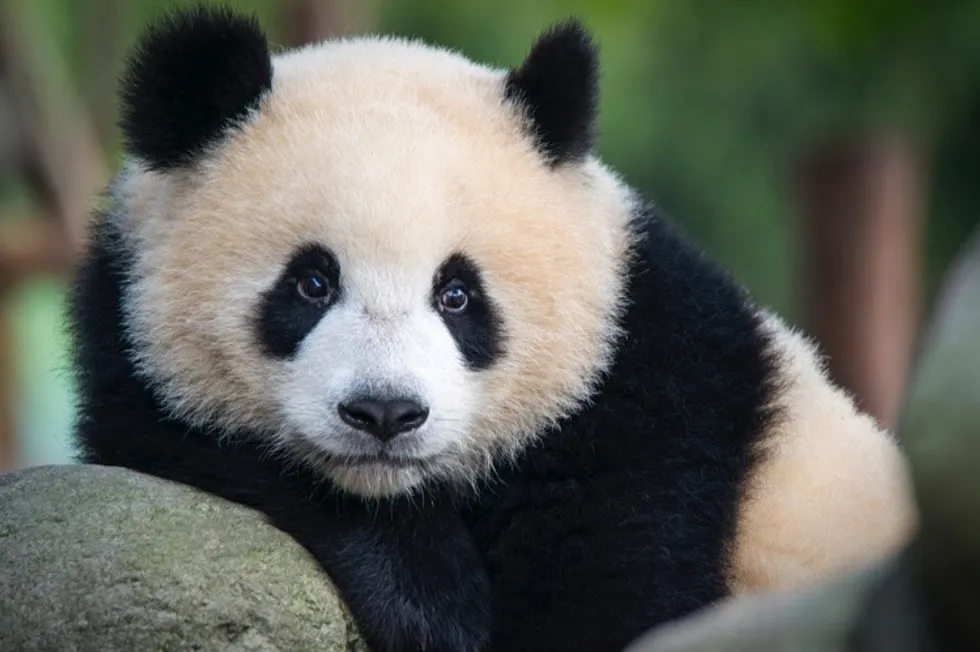
#> input picture Basic Programs/images/panda.jpg, 980 x 652 px
$ python hist_img.py
#> lines starting #> are read from the running program, lines starting #| are printed output that depends on the picture
#Working with a Histogram Representation

import numpy as np
import cv2
from matplotlib import pyplot as plt

image = cv2.imread("./images/panda.jpg")
#> image is the input picture: shape (652, 980, 3); mean B, G, R 90.8, 99.4, 96.3
histogram_image = cv2.calcHist([image], [0], None, [256],[0,256])
#> histogram_image = 256 values, max 12527 at index 19, min 1 at index 1, mean 2495.9
plt.hist(histogram_image.ravel(), 256, [0,256])
plt.show()
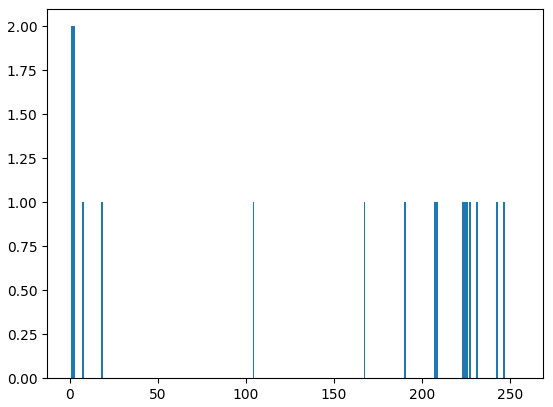
#> figure drawn by matplotlib, 1 panel

color = ['b','g','r']

for i,col in enumerate(color):
    hist=cv2.calcHist([image],[i],None,[256],[0,256])
    plt.plot(hist,color=col)
    plt.xlim([0,256])

plt.show()
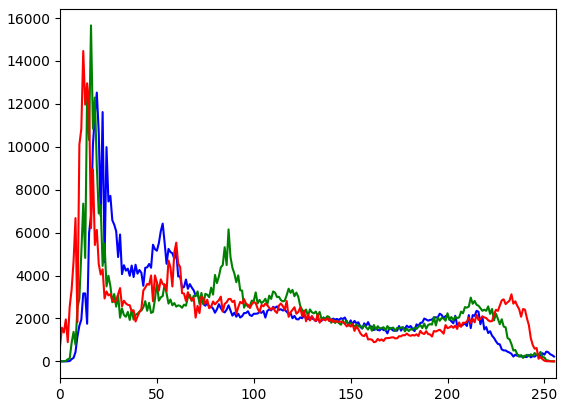
#> figure drawn by matplotlib, 1 panel; curve peaks at x = 19, y = 12527; curve peaks at x = 16, y = 15657; curve peaks at x = 12, y = 14463

$ run again, with Basic Programs/images/aryan__bindal.jpg copied over Basic Programs/images/panda.jpg
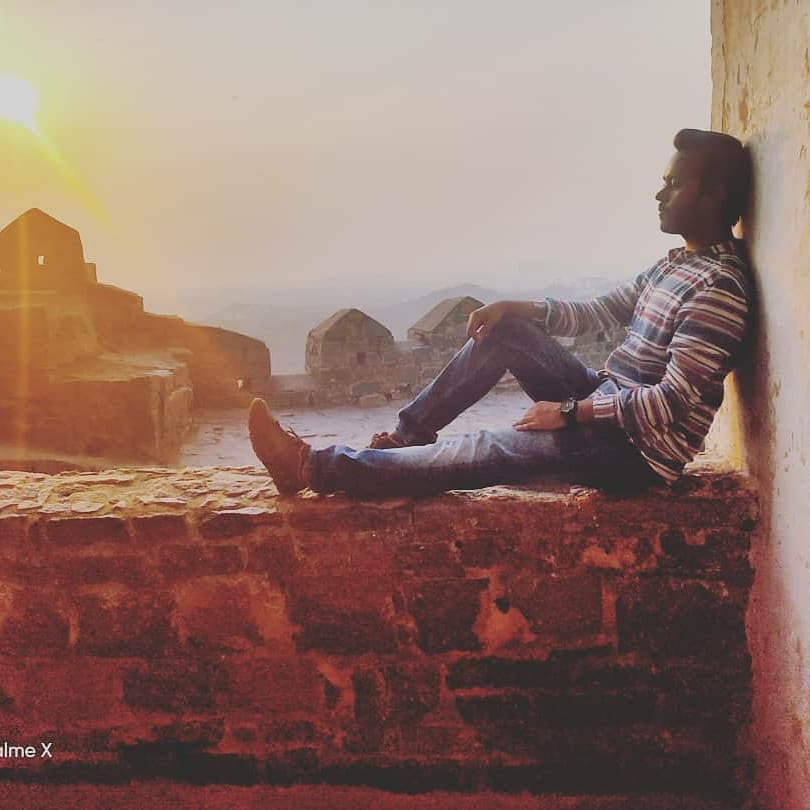
#> input picture Basic Programs/images/aryan__bindal.jpg, 810 x 810 px
#> image is the input picture: shape (810, 810, 3); mean B, G, R 103.8, 113.7, 143
#> histogram_image = 256 values, max 19013 at index 191, min 0 at index 1, mean 2562.9
#> `plt.show()`:
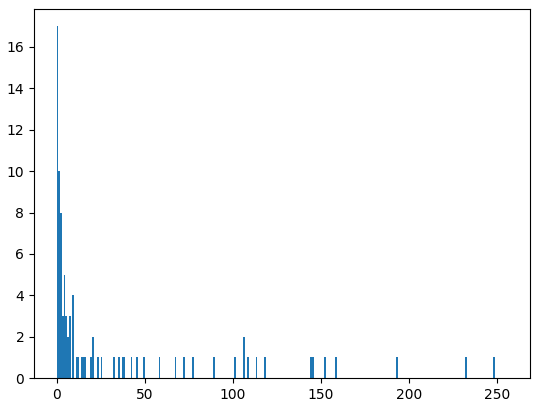
#> figure drawn by matplotlib, 1 panel; tallest bar 17 high, from x = 0 to 1
#> `plt.show()`:
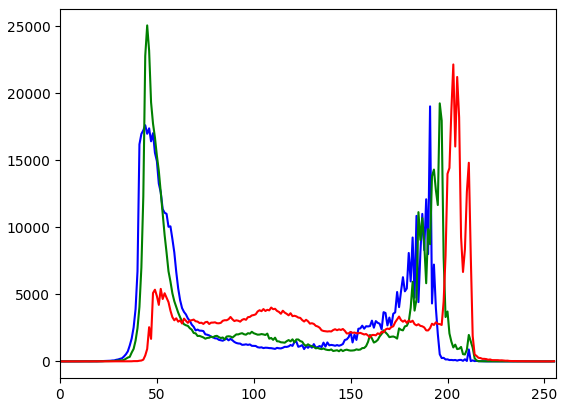
#> figure drawn by matplotlib, 1 panel; curve peaks at x = 191, y = 19013; curve peaks at x = 45, y = 25049; curve peaks at x = 203, y = 22137

$ run again, with Basic Programs/images/mypic2.jpg copied over Basic Programs/images/panda.jpg
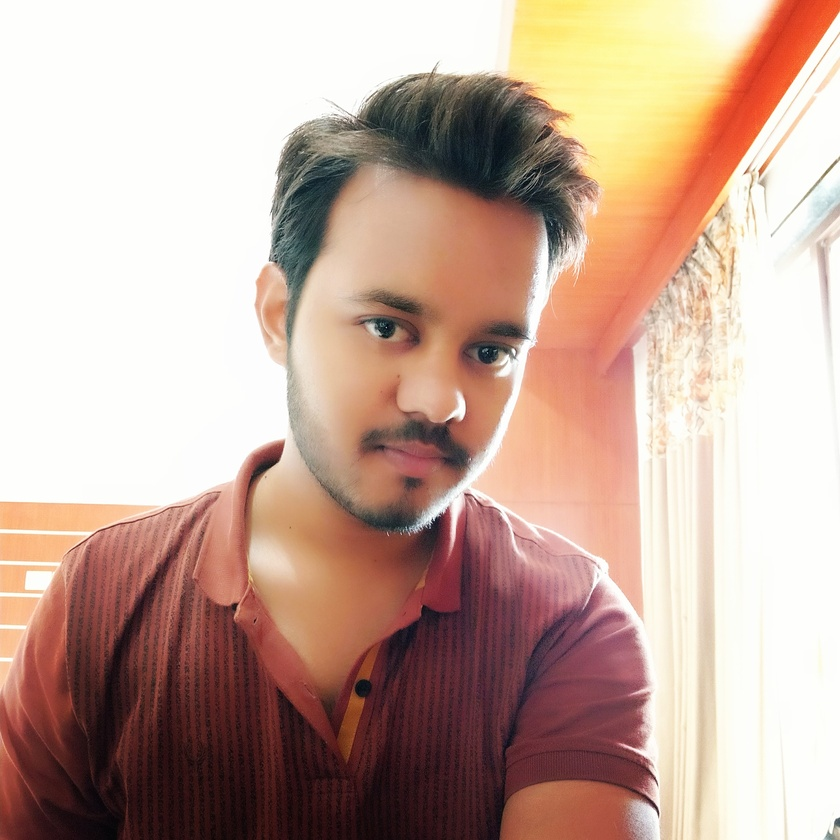
#> input picture Basic Programs/images/mypic2.jpg, 840 x 840 px, shrunk from 3136 x 3136 before the run
#> image is the input picture: shape (840, 840, 3); mean B, G, R 155, 168.2, 196.6
#> histogram_image = 256 values, max 171910 at index 252, min 3 at index 0, mean 2756.2
#> `plt.show()`:
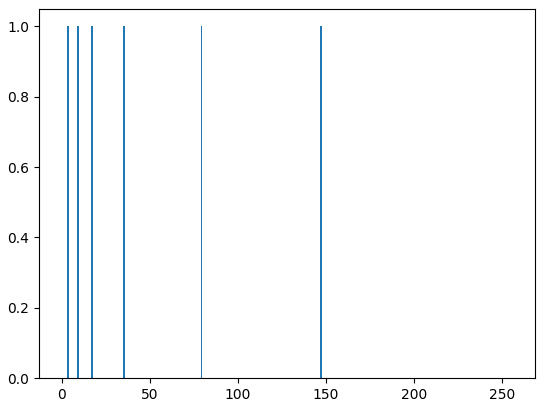
#> figure drawn by matplotlib, 1 panel
#> `plt.show()`:
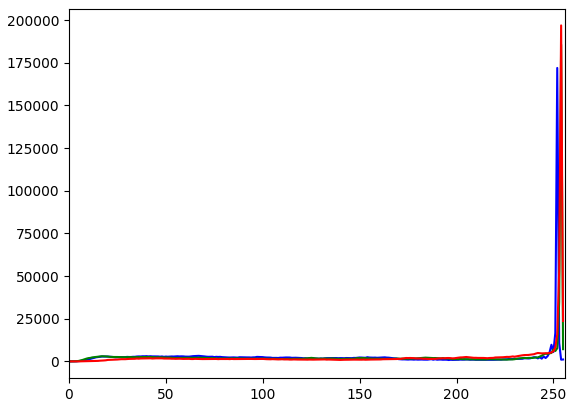
#> figure drawn by matplotlib, 1 panel; curve peaks at x = 252, y = 171910; curve peaks at x = 254, y = 185567; curve peaks at x = 254, y = 196838
